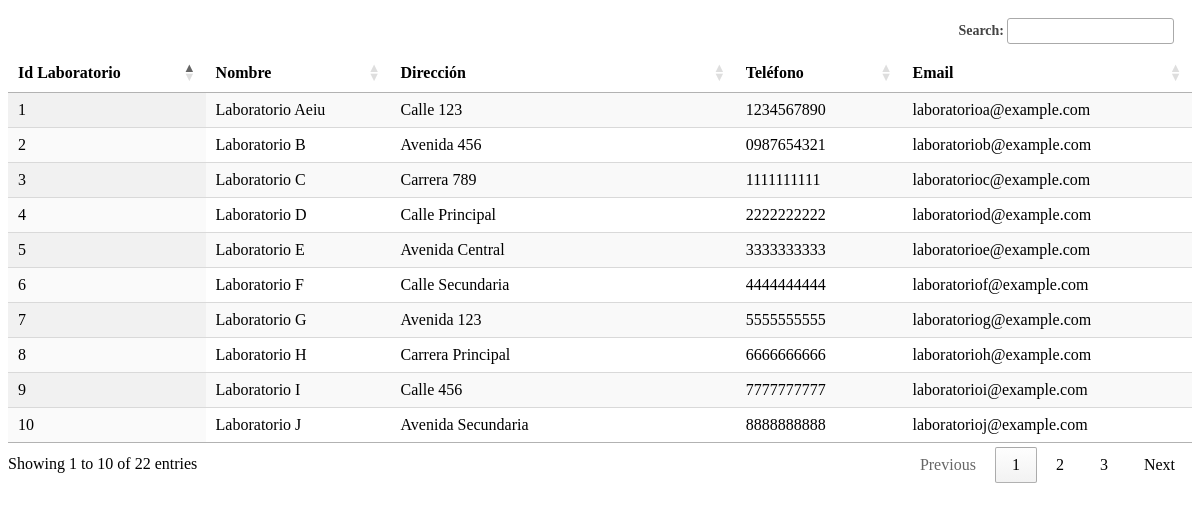
The page /consulta_laboratorio.php on the database its author committed.
### tables this page shows
CREATE TABLE `laboratorio` (
  `id_laboratorio` int NOT NULL,
  `nombre_laboratorio` text,
  `Direccion` text,
  `Telefono` text,
  `email` text,
  PRIMARY KEY (`id_laboratorio`)
);

### consulta_laboratorio.php (the view, shortened to what this page needs)
<?php
$servername = "localhost";
$username = "root";
$password = "";
$database = "pediatra_sis";
$conn = new mysqli($servername, $username, $password, $database);
$query = "SELECT * FROM laboratorio";
$result = $conn->query($query);
?>
<!DOCTYPE html>
<html lang="es">
<head>
  <link rel="stylesheet" href="https://cdn.datatables.net/1.13.5/css/jquery.dataTables.min.css">
  <link rel="stylesheet" href="https://cdn.datatables.net/buttons/2.4.1/css/buttons.dataTables.min.css">
</head>
<body>
  <table id="tabla_laboratorios" class="display" style="width:100%">
    <thead>
      <tr>
        <th>Id Laboratorio</th>
        <th>Nombre</th>
        <th>Dirección</th>
        <th>Teléfono</th>
        <th>Email</th>
      </tr>
    </thead>
    <tbody>
      <?php
      if ($result->num_rows > 0) {
        while ($row = $result->fetch_assoc()) {
          echo "<tr onclick=\"seleccionarLaboratorio('" . $row["id_laboratorio"] . "', '" . $row["nombre_laboratorio"] . "')\">";
          echo "<td>" . $row["id_laboratorio"] . "</td>";
          echo "<td>" . $row["nombre_laboratorio"] . "</td>";
          echo "<td>" . $row["Direccion"] . "</td>";
          echo "<td>" . $row["Telefono"] . "</td>";
          echo "<td>" . $row["email"] . "</td>";
          echo "</tr>";
        }
      } else {
        echo "<tr><td colspan='2'>No se encontraron resultados.</td></tr>";
      }
      ?>
    </tbody>
  </table>
</body>
</html>

### rows shown on the page
laboratorio: id_laboratorio "1", nombre_laboratorio "Laboratorio Aeiu", Direccion "Calle 123", Telefono "1234567890", email "laboratorioa@example.com"
laboratorio: id_laboratorio "2", nombre_laboratorio "Laboratorio B", Direccion "Avenida 456", Telefono "0987654321", email "laboratoriob@example.com"
laboratorio: id_laboratorio "3", nombre_laboratorio "Laboratorio C", Direccion "Carrera 789", Telefono "1111111111", email "laboratorioc@example.com"
laboratorio: id_laboratorio "4", nombre_laboratorio "Laboratorio D", Direccion "Calle Principal", Telefono "2222222222", email "laboratoriod@example.com"
laboratorio: id_laboratorio "5", nombre_laboratorio "Laboratorio E", Direccion "Avenida Central", Telefono "3333333333", email "laboratorioe@example.com"
laboratorio: id_laboratorio "6", nombre_laboratorio "Laboratorio F", Direccion "Calle Secundaria", Telefono "4444444444", email "laboratoriof@example.com"
laboratorio: id_laboratorio "7", nombre_laboratorio "Laboratorio G", Direccion "Avenida 123", Telefono "5555555555", email "laboratoriog@example.com"
laboratorio: id_laboratorio "8", nombre_laboratorio "Laboratorio H", Direccion "Carrera Principal", Telefono "6666666666", email "laboratorioh@example.com"
laboratorio: id_laboratorio "9", nombre_laboratorio "Laboratorio I", Direccion "Calle 456", Telefono "7777777777", email "laboratorioi@example.com"
laboratorio: id_laboratorio "10", nombre_laboratorio "Laboratorio J", Direccion "Avenida Secundaria", Telefono "8888888888", email "laboratorioj@example.com"
